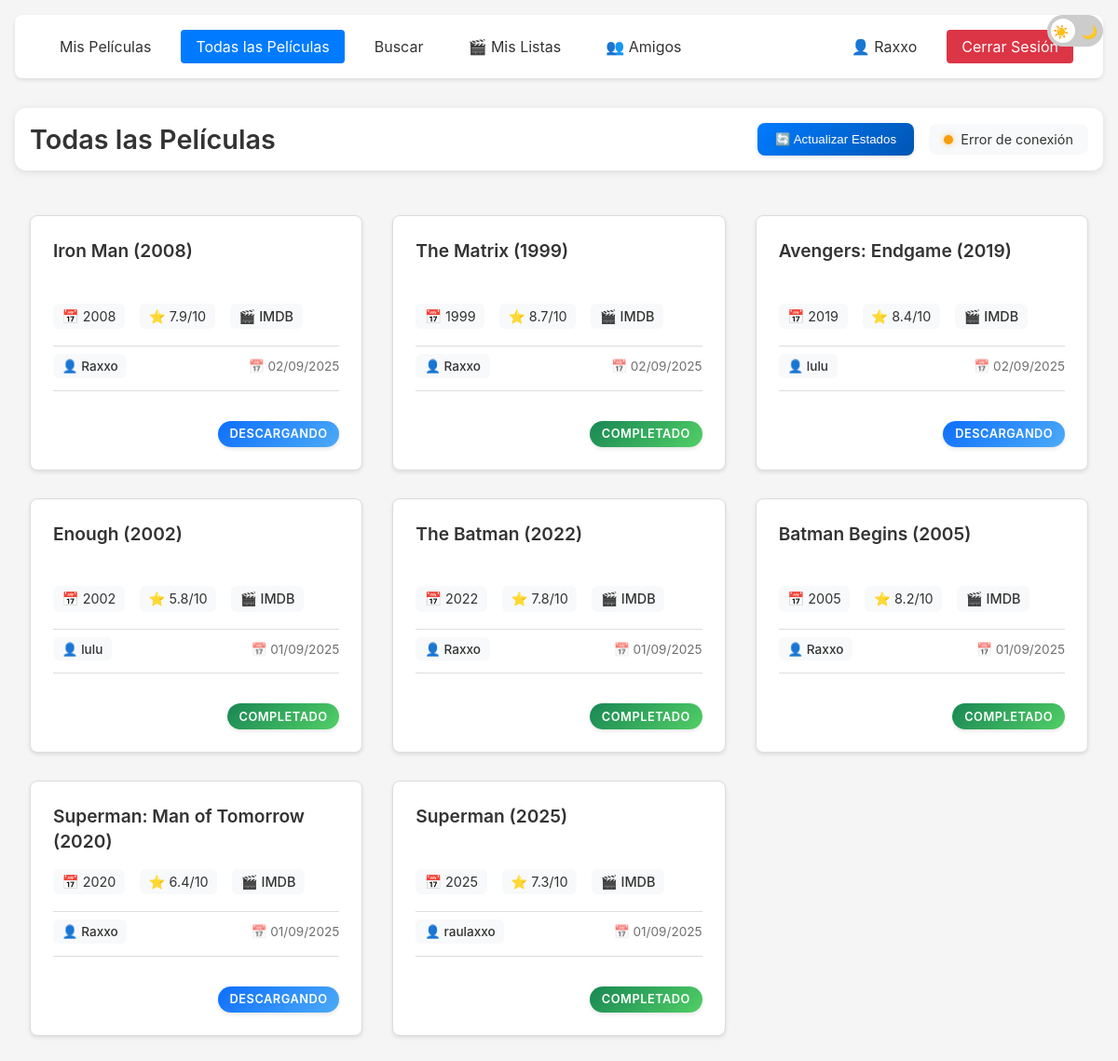
The page /all (signed in) on the database its author committed.
### models/user_model.py (models this page shows, shortened)
class User(UserMixin):
    id = None
    username = None
    password = None
    created_at = None
    downloads = None

        class UserModel(User, db.Model):
            __tablename__ = 'user'
            id = db.Column(db.Integer, primary_key=True)
            username = db.Column(db.String(80), unique=True, nullable=False)
            password = db.Column(db.String(120), nullable=False)
            created_at = db.Column(db.DateTime, default=datetime.utcnow)
            full_name = db.Column(db.String(200))
            email = db.Column(db.String(120), unique=True)
            bio = db.Column(db.Text)
            avatar_url = db.Column(db.String(500))
            location = db.Column(db.String(100))
            birth_date = db.Column(db.Date)
            is_public = db.Column(db.Boolean, default=True)
            show_stats = db.Column(db.Boolean, default=True)
            email_notifications = db.Column(db.Boolean, default=True)
            downloads = db.relationship('Download', backref='user', lazy=True)
            movie_lists = db.relationship('MovieList', backref='creator', lazy=True)

        class Download(db.Model):
            __tablename__ = 'download'
            id = db.Column(db.Integer, primary_key=True)
            movie_id = db.Column(db.String(120), nullable=False)
            movie_title = db.Column(db.String(200), nullable=False)
            year = db.Column(db.String(4))
            rating = db.Column(db.String(10))
            magnet = db.Column(db.Text, nullable=False)
            imdb_code = db.Column(db.String(20))
            download_date = db.Column(db.DateTime, default=datetime.utcnow)
            status = db.Column(db.String(20), default='pendiente')
            user_id = db.Column(db.Integer, db.ForeignKey('user.id'), nullable=False)

### app.py (the view)
@app.route('/all')
@login_required
def all_movies():
    movies = Download.query.order_by(Download.download_date.desc()).all()
    return render_template('all_movies.html', movies=movies)

### app.py (called while the page is built)
@login_manager.user_loader
def load_user(user_id):
    return UserModel.query.get(int(user_id))

### templates/all_movies.html (shortened to what this page needs)
{% extends "base.html" %}
{% block content %}
<div class="page-header">
    <h1 class="page-title">Todas las Películas</h1>
    <div class="page-actions">
        <button id="checkStatusBtn" class="status-btn">
            🔄 Actualizar Estados
        </button>
        <span id="transmissionStatus" class="transmission-status">
            <span class="status-indicator" id="statusIndicator"></span>
            <span id="statusText">Verificando conexión...</span>
        </span>
    </div>
</div>
<div class="movies-grid">
    {% for movie in movies %}
    <div class="movie-card">
        <div class="movie-info">
            <h3 class="movie-title">{{ movie.movie_title }}</h3>
            <div class="movie-details">
                {% if movie.year %}
                <span>📅 {{ movie.year }}</span>
                {% endif %}
                {% if movie.rating %}
                <span>⭐ {{ movie.rating }}/10</span>
                {% endif %}
                {% if movie.imdb_code %}
                <a href="https://www.imdb.com/title/{{ movie.imdb_code }}" target="_blank" class="imdb-link">
                    🎬 IMDB
                </a>
                {% endif %}
            </div>
            <div class="movie-meta">
                <span class="user-info">👤 {{ movie.user.username }}</span>
                <span class="date-info">📅 {{ movie.download_date.strftime('%d/%m/%Y') }}</span>
            </div>
            <div class="movie-status">
                <span class="status-badge {{ movie.status }}">{{ movie.status }}</span>
            </div>
        </div>
    </div>
    {% endfor %}
</div>
{% endblock %}

### templates/base.html (shortened to what this page needs)
<!DOCTYPE html>
<html>
<head>
    <link rel="stylesheet" href="{{ url_for('static', filename='css/style.css') }}">
    <link rel="stylesheet" href="{{ url_for('static', filename='css/main.css') }}">
    <link rel="stylesheet" href="{{ url_for('static', filename='css/search.css') }}">
</head>
<body>
    <div class="theme-switch-wrapper">
        <label class="theme-switch" for="checkbox">
            <div class="slider round">
                <span class="slider-icon sun">☀️</span>
                <span class="slider-icon moon">🌙</span>
            </div>
        </label>
    </div>
    <div class="container">
        <nav class="navbar">
            <div class="nav-left">
                <a href="/" class="nav-link {% if request.endpoint == 'index' %}active{% endif %}">Mis Películas</a>
                <a href="/all" class="nav-link {% if request.endpoint == 'all_movies' %}active{% endif %}">Todas las Películas</a>
                <a href="/search" class="nav-link {% if request.endpoint == 'search' %}active{% endif %}">Buscar</a>
                {% if current_user.is_authenticated %}
                <a href="/listas" class="nav-link {% if request.endpoint == 'movie_lists' or request.endpoint == 'view_movie_list' or request.endpoint == 'new_movie_list' %}active{% endif %}">🎬 Mis Listas</a>
                <a href="/amigos" class="nav-link {% if request.endpoint == 'friends' or request.endpoint == 'friend_downloads' or request.endpoint == 'friend_lists' %}active{% endif %}">👥 Amigos</a>
                {% endif %}
            </div>
            <div class="nav-right">
                {% if current_user.is_authenticated %}
                    <a href="/perfil" class="nav-link {% if request.endpoint == 'profile' or request.endpoint == 'edit_profile' %}active{% endif %}" title="Mi Perfil">👤 {{ current_user.username }}</a>
                    <a href="{{ url_for('logout') }}" class="nav-link logout-btn">Cerrar Sesión</a>
                {% else %}
                    <a href="{{ url_for('login') }}" class="nav-link">Iniciar Sesión</a>
                    <a href="{{ url_for('register') }}" class="nav-link">Registrarse</a>
                {% endif %}
            </div>
        </nav>
        {% block content %}{% endblock %}
    </div>
</body>
</html>

### static/css/style.css (style rules this page uses)
:root { --bg-color: #f5f5f5; --text-color: #333; --card-bg: #fff; --border-color: #ddd; --primary-color: #007bff; --hover-color: #0056b3; --secondary-bg: #f8f9fa; }
body { margin: 0; padding: 0; font-family: -apple-system, BlinkMacSystemFont, "Segoe UI", Roboto, "Helvetica Neue", Arial, sans-serif; background-color: var(--bg-color); color: var(--text-color); transition: background-color 0.3s ease; }
.page-title { font-size: 2rem; color: var(--text-color); text-align: center; margin: 2rem 0; font-weight: 600; }
.container { max-width: 1200px; margin: 0 auto; padding: 1rem; }
.navbar { display: flex; justify-content: space-between; align-items: center; padding: 1rem 2rem; margin-bottom: 2rem; background-color: var(--card-bg); border-radius: 8px; box-shadow: 0 2px 4px rgba(0, 0, 0, 0.1); }
.nav-left, .nav-right { display: flex; gap: 1rem; align-items: center; }
.nav-link { color: var(--text-color); text-decoration: none; padding: 0.5rem 1rem; border-radius: 4px; transition: all 0.2s ease; }
.nav-link:hover, .nav-link.active { background-color: var(--primary-color); color: white; }
.user-info { color: var(--text-color); font-weight: 500; padding: 0.5rem; border-radius: 4px; background-color: rgba(0, 0, 0, 0.05); }
.logout-btn { background-color: #dc3545; color: white; }

### static/css/search.css (style rules this page uses)
.movie-card { display: flex; flex-direction: column; background-color: var(--card-bg); border-radius: 8px; overflow: hidden; box-shadow: 0 2px 4px rgba(0, 0, 0, 0.1); transition: transform 0.2s ease, box-shadow 0.2s ease; height: 100%; }
.movie-info { padding: 1.5rem; display: flex; flex-direction: column; flex-grow: 1; }
.movie-info h3 { margin: 0 0 1rem 0; font-size: 1.2rem; color: var(--text-color); line-height: 1.4; display: -webkit-box; -webkit-line-clamp: 2; -webkit-box-orient: vertical; overflow: hidden; height: 2.8em; }
.movie-details { display: flex; flex-wrap: wrap; gap: 1rem; font-size: 0.9rem; color: var(--text-color); margin-bottom: auto; }

### rows shown on the page
UserModel: username "Raxxo"
Download: movie_title "Iron Man (2008)", year "2008", rating "7.9", user.username "Raxxo", download_date "02/09/2025", status "DESCARGANDO"
Download: movie_title "The Matrix (1999)", year "1999", rating "8.7", user.username "Raxxo", download_date "02/09/2025", status "COMPLETADO"
Download: movie_title "Avengers: Endgame (2019)", year "2019", rating "8.4", user.username "lulu", download_date "02/09/2025", status "DESCARGANDO"
Download: movie_title "Enough (2002)", year "2002", rating "5.8", user.username "lulu", download_date "01/09/2025", status "COMPLETADO"
Download: movie_title "The Batman (2022)", year "2022", rating "7.8", user.username "Raxxo", download_date "01/09/2025", status "COMPLETADO"
Download: movie_title "Batman Begins (2005)", year "2005", rating "8.2", user.username "Raxxo", download_date "01/09/2025", status "COMPLETADO"
Download: movie_title "Superman: Man of Tomorrow (2020)", year "2020", rating "6.4", user.username "Raxxo", download_date "01/09/2025", status "DESCARGANDO"
Download: movie_title "Superman (2025)", year "2025", rating "7.3", user.username "raulaxxo", download_date "01/09/2025", status "COMPLETADO"
